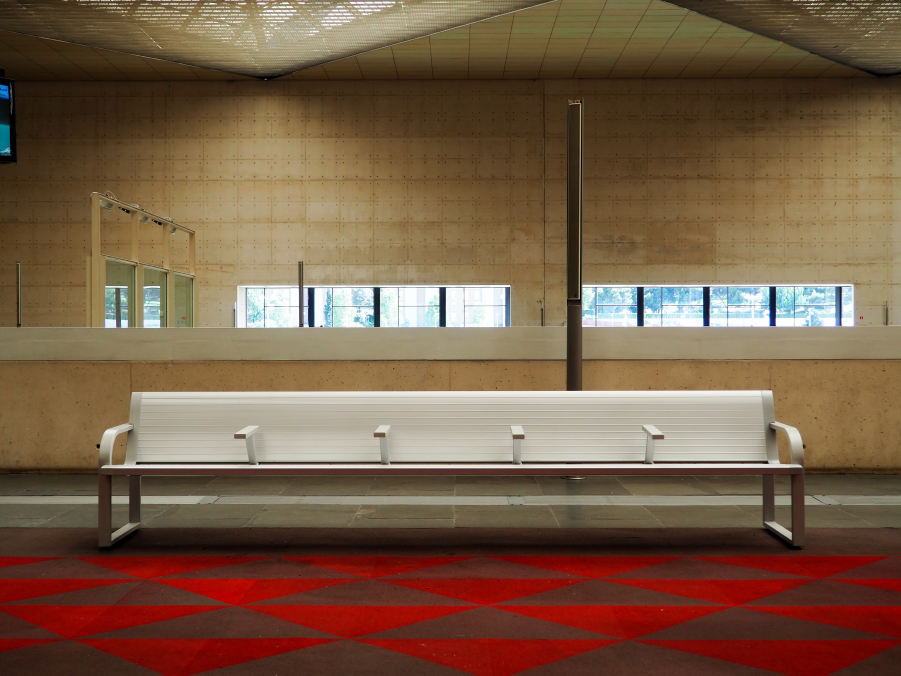
#> input picture newgallery/images/fulls/everyday/P6060096.jpg, 4503 x 3377 px, found by its file name (shown at 1/5 size); its folder holds only this picture in this run
$ python background_portrait.py
#> lines starting #> are read from the running program, lines starting #| are printed output that depends on the picture
#Note:
# Copy the fulls folder with the large photos two times and rename the folders with:
# thumbs and thumbsBlurry
# The script will load each photo in those two folders, reduce and replace each.

import PIL
from PIL import Image

import os
import subprocess
from os import listdir

mainPath = "C:\\Users\\SerGo\\Dropbox\\webStuff\\Photoweb\\photowebgithub\\newgallery\\images"

folderNames = [name for name in os.listdir(mainPath + "\\fulls") if os.path.isdir(os.path.join(mainPath + "\\fulls", name))]

fileNames = []

# thumbnail size
thumbWidth = 640
thumbHeight = 480

def black_bg_square(img):
	"return a white-background-color image having the img in exact center"
	img_w, img_h = img.size
	size = (int(img_h/0.75), int(img_h))
	background = Image.new('RGB', size, (0,0,0))
	bg_w, bg_h = background.size
	offset = (int((bg_w - img_w) / 2), int((bg_h - img_h) / 2))
	background.paste(img, offset)
	return background

# check if it is a portrait photo

for folder in folderNames:
	path = mainPath + "\\fulls\\" + folder
	for file in os.listdir(path):
		if file.endswith(".jpg"):
			img = Image.open(path + "\\" + file)
#> img is the input picture: PIL image 4503x3377 RGB; mean R, G, B 120.1, 93, 70.1
			width, height = img.size
#> width = 4503; height = 3377
			if height > width:

				print(file + ' is a portrait photo')

				addBackground = black_bg_square(img)
				addBackground.thumbnail((thumbWidth,thumbHeight))
				addBackground.save(mainPath + "\\thumbs\\" + folder + "\\" + file)
			else:
				img.thumbnail((thumbWidth,thumbHeight))
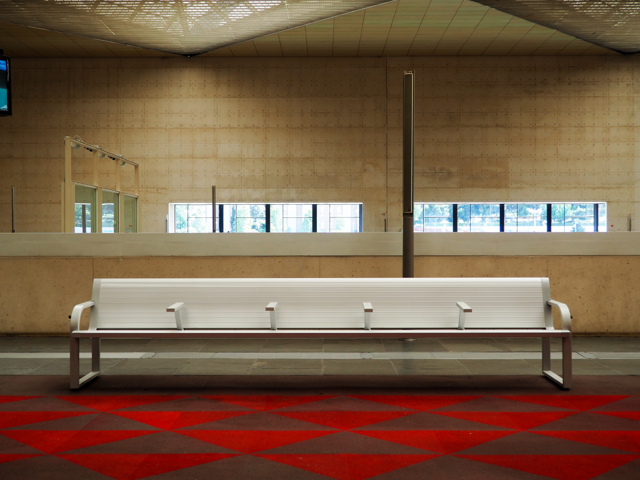
#> img: PIL image 640x480 RGB; mean R, G, B 120, 92.8, 70
				img.save(mainPath + "\\thumbs\\" + folder + "\\" + file)
#> pass 2 of the loop `for folder in folderNames:`:
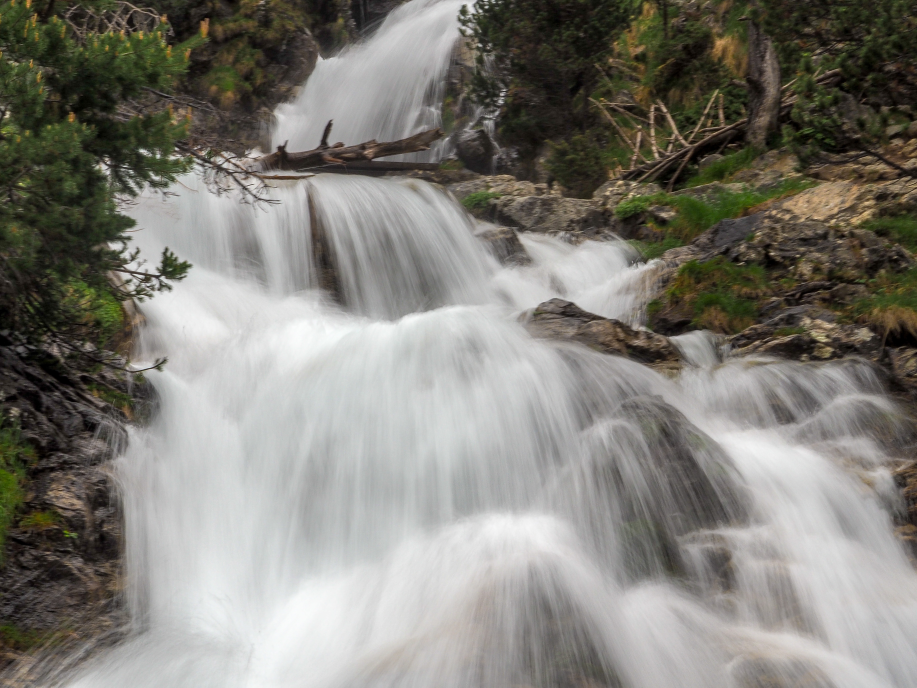
#> input picture newgallery/images/fulls/outland/P6020042.jpg, 4584 x 3438 px, found by its file name (shown at 1/5 size)
#> img is the input picture: PIL image 4584x3438 RGB; mean R, G, B 128.7, 126.6, 119.5
#> `img.thumbnail((thumbWidth,thumbHeight))`:
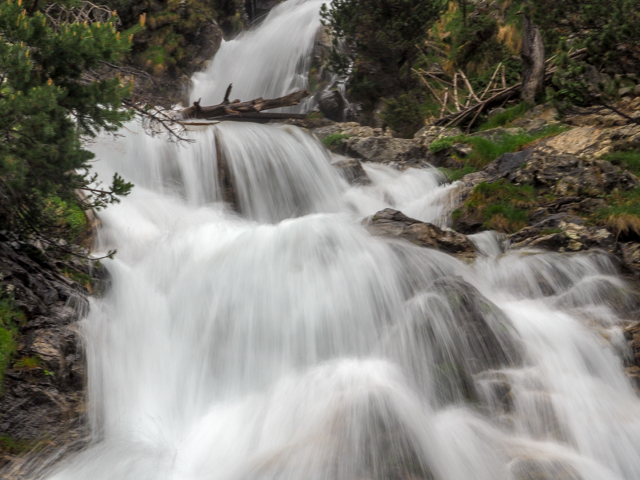
#> img: PIL image 640x480 RGB; mean R, G, B 128.6, 126.4, 119.4


for folder in folderNames:
	path = mainPath + "\\thumbs\\" + folder
	for file in os.listdir(path):
		img = Image.open(path + "\\" + file)
		img.thumbnail((thumbWidth/10,thumbHeight/10))
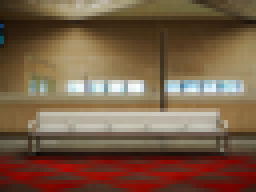
#> img: PIL image 64x48 RGB (shown 4 times larger); mean R, G, B 120, 92.8, 69.8
		img.save(mainPath + "\\thumbsBlurry\\" + folder + "\\" + file)
#> pass 2 of the loop `for folder in folderNames:`:
#> `img.thumbnail((thumbWidth/10,thumbHeight/10))`:
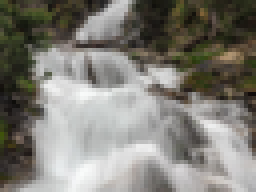
#> img: PIL image 64x48 RGB (shown 4 times larger); mean R, G, B 128.6, 126.5, 119.3
